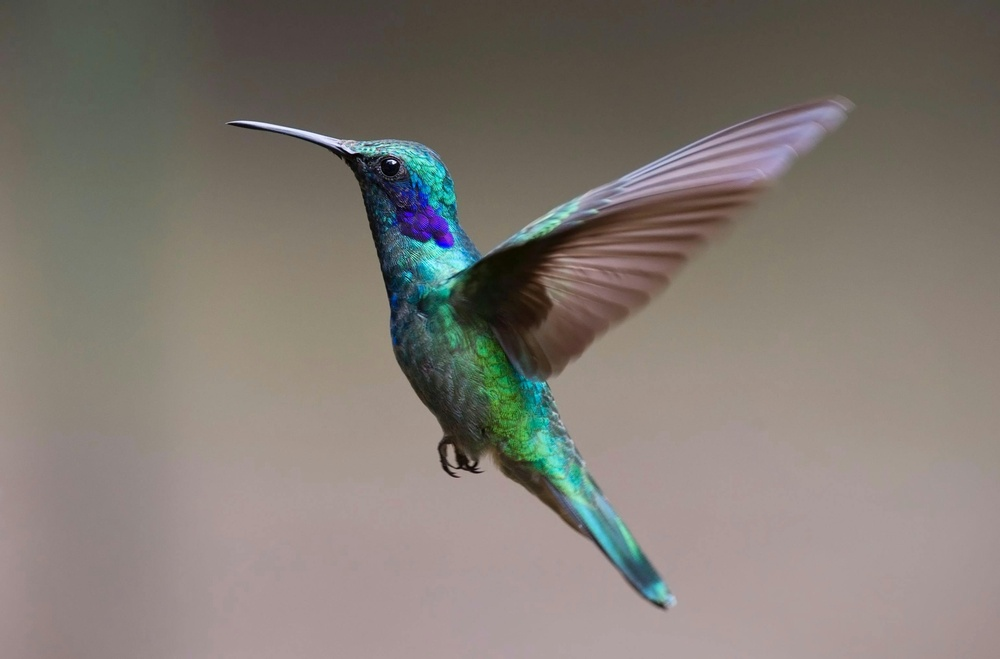
#> input picture bird.jpg, 1000 x 659 px, shrunk from 3082 x 2031 before the run
$ python thresholding4.py --image bird.jpg
#> lines starting #> are read from the running program, lines starting #| are printed output that depends on the picture; after the words box and inside, x2 and y2 are one past the last pixel; in counts of white or black regions, pixels touching at a corner belong together
import argparse
import cv2 as cv
import numpy as np
from matplotlib import pyplot as plt


ap = argparse.ArgumentParser()
ap.add_argument("-i", "--image", required=True,
                help="path to input image")
args = vars(ap.parse_args())

img = cv.imread(args["image"], cv.IMREAD_GRAYSCALE)
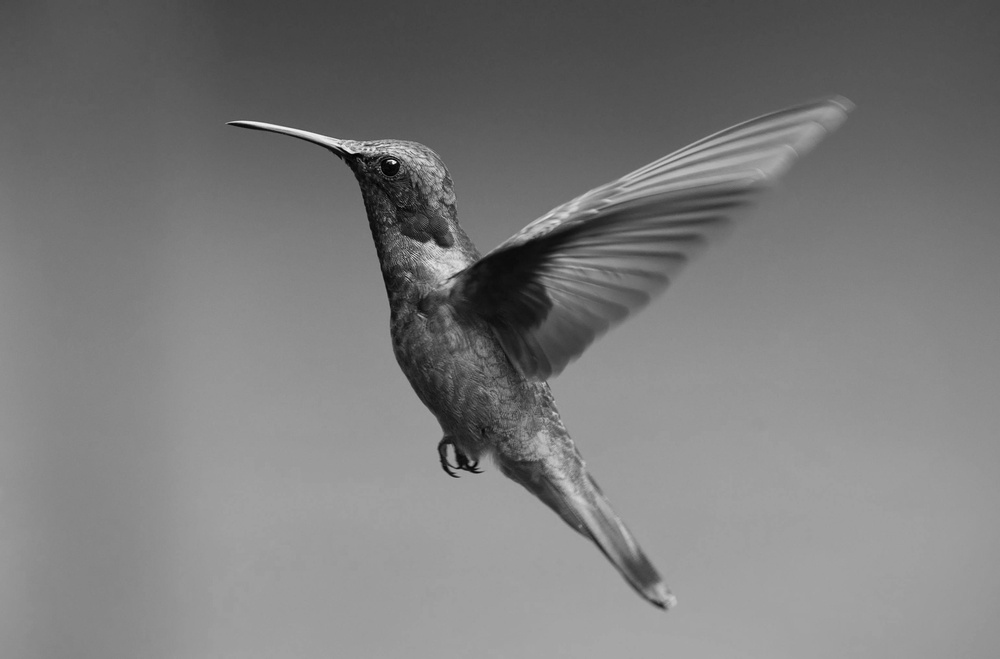
#> img: shape (659, 1000); min 0, max 248, mean 123.2

assert img is not None, "file could not be read, check with os.path.exists()"

# global thresholding
ret1, th1 = cv.threshold(img, 127, 255, cv.THRESH_BINARY)
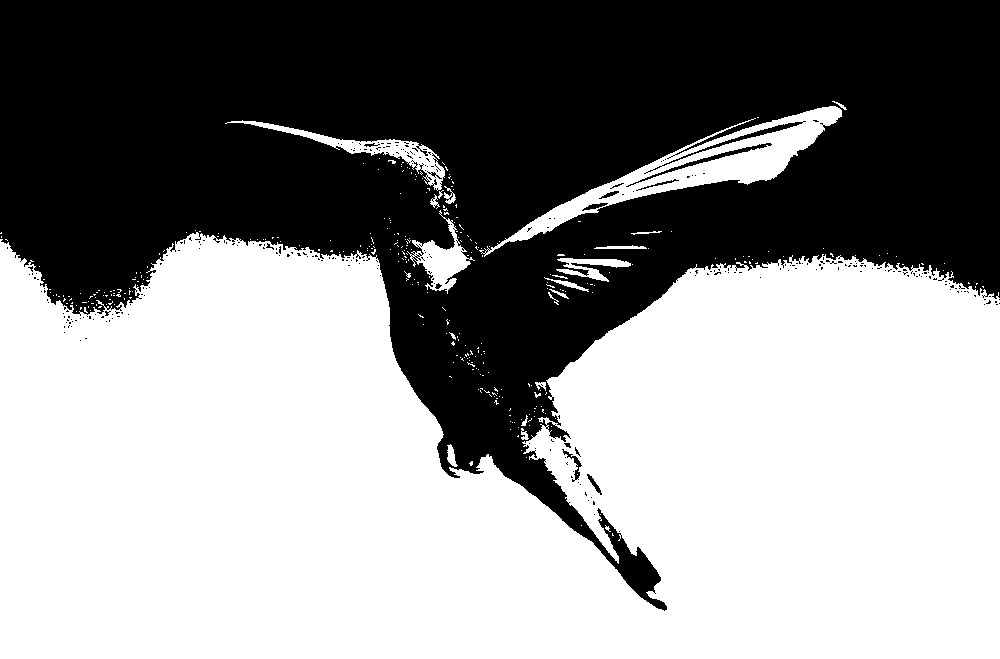
#> th1: shape (659, 1000); 55.8% white; 289 black regions (276 under 20 px), largest, box (x1, y1, x2, y2) and area: (0, 0, 1000, 611) 289081, (644, 121, 806, 174) 480, (626, 143, 772, 187) 470

# Otsu's thresholding
ret2, th2 = cv.threshold(img, 0, 255, cv.THRESH_BINARY + cv.THRESH_OTSU)
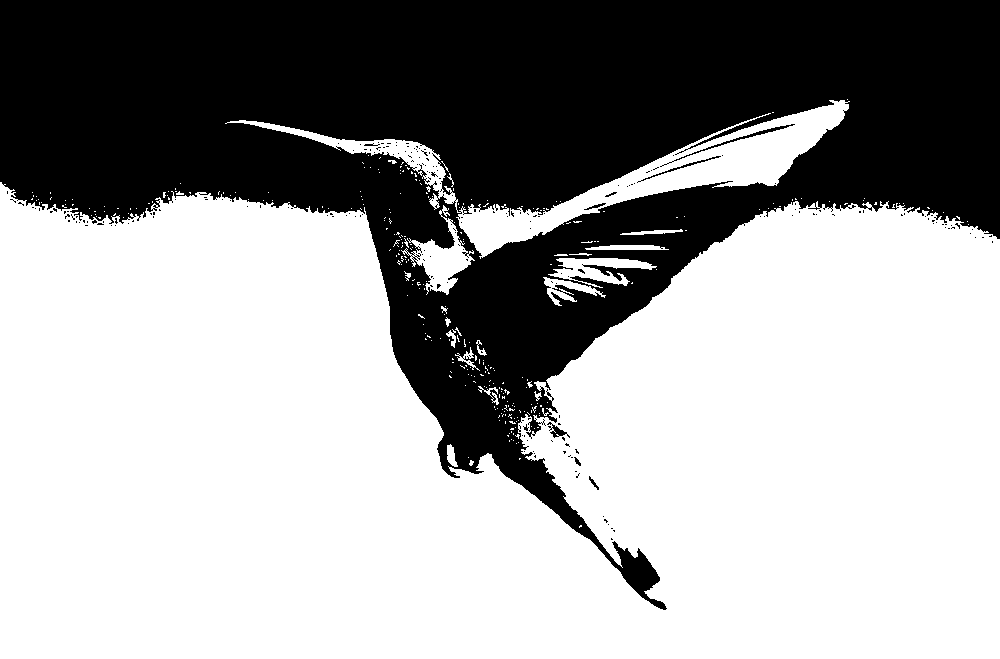
#> th2: shape (659, 1000); 62.7% white; 214 black regions (205 under 20 px), largest, box (x1, y1, x2, y2) and area: (0, 0, 1000, 610) 244153, (660, 124, 795, 167) 287, (637, 156, 721, 183) 152
#> ret2 = 115

# Otsu's thresholding after Gaussian filtering
blur = cv.GaussianBlur(img, (5, 5), 0)
ret3, th3 = cv.threshold(blur, 0, 255, cv.THRESH_BINARY + cv.THRESH_OTSU)
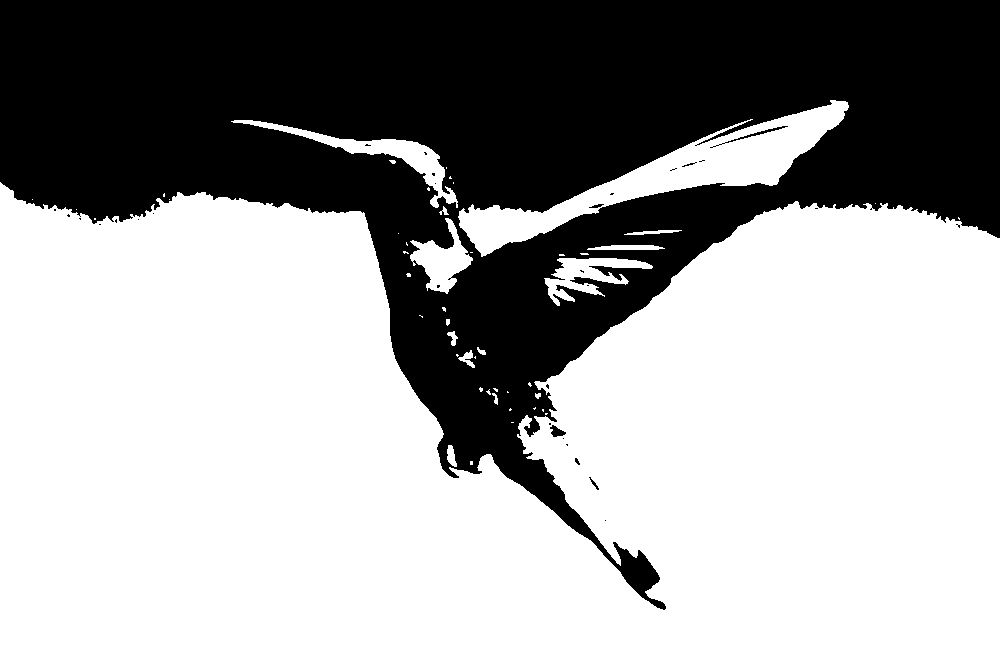
#> th3: shape (659, 1000); 62.8% white; 31 black regions (24 under 20 px), largest, box (x1, y1, x2, y2) and area: (0, 0, 1000, 610) 245001, (710, 126, 788, 148) 149, (550, 425, 566, 437) 106
#> ret3 = 115

# plot all the images and their histograms
images = [img, 0, th1,
          img, 0, th2,
          blur, 0, th3]
titles = ['Original Noisy Image', 'Histogram', 'Global Thresholding (v=127)',
          'Original Noisy Image', 'Histogram', "Otsu's Thresholding",
          'Gaussian filtered Image', 'Histogram', "Otsu's Thresholding"]

for i in range(3):
    plt.subplot(3, 3, i * 3 + 1), plt.imshow(images[i * 3], 'gray')
    plt.title(titles[i * 3]), plt.xticks([]), plt.yticks([])
    plt.subplot(3, 3, i * 3 + 2), plt.hist(images[i * 3].ravel(), 256)
    plt.title(titles[i * 3 + 1]), plt.xticks([]), plt.yticks([])
    plt.subplot(3, 3, i * 3 + 3), plt.imshow(images[i * 3 + 2], 'gray')
    plt.title(titles[i * 3 + 2]), plt.xticks([]), plt.yticks([])

plt.savefig("obrazki/otsu-thresholding.png")
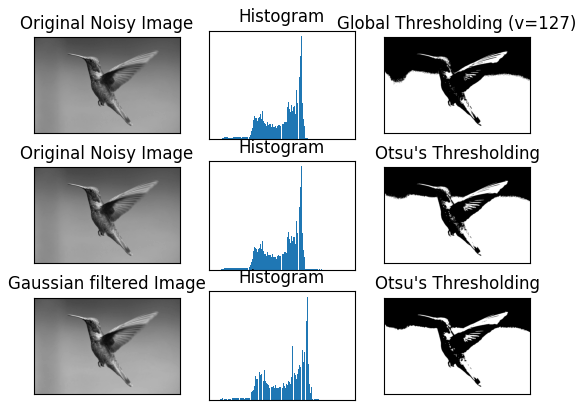
#> figure drawn by matplotlib, 9 panels
plt.show()
